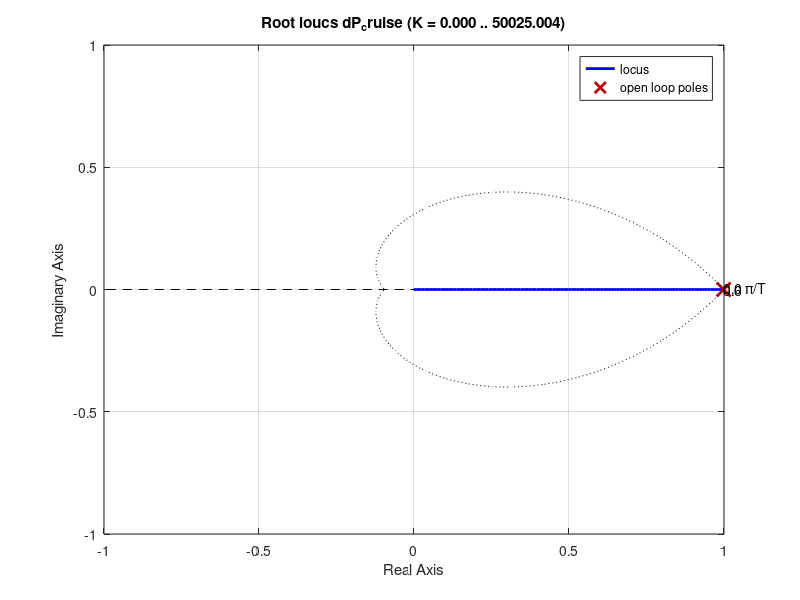

Here is the MATLAB script that generated this plot: (Note: this script raises an error after producing the figure.)
m = 1000;
b = 50;
u = 500;

s = tf('s');
P_cruise = 1/(m*s+b);

Ts = 1/50;

dP_cruise = c2d(P_cruise,Ts,'zoh')

%%
%To check the root locus in the z-plane
Wn = 0.0072;
zeta = 0.6;

rlocus(dP_cruise)
zgrid(zeta, Wn)
axis ([-1 1 -1 1])

%%
%You can use axis ([0.95 1 -.1 .1]) to narrow down the graph to the area of
%interest
rlocus(dP_cruise)
zgrid(zeta, Wn)
axis ([0.95 1 -.1 .1])

%%
%Specify the desired root locus to get a specific value of K for the controller 
rlocus(dP_cruise)
zgrid(zeta, Wn)
axis ([-1 1 -1 1])
[K,poles] = rlocfind(dP_cruise)

%%
%You will get a value for K
K = 0; %Enter the value of the obtained K.
sys_cl = feedback(K*dP_cruise,1);
r = 10;
figure
step(r*sys_cl,10);